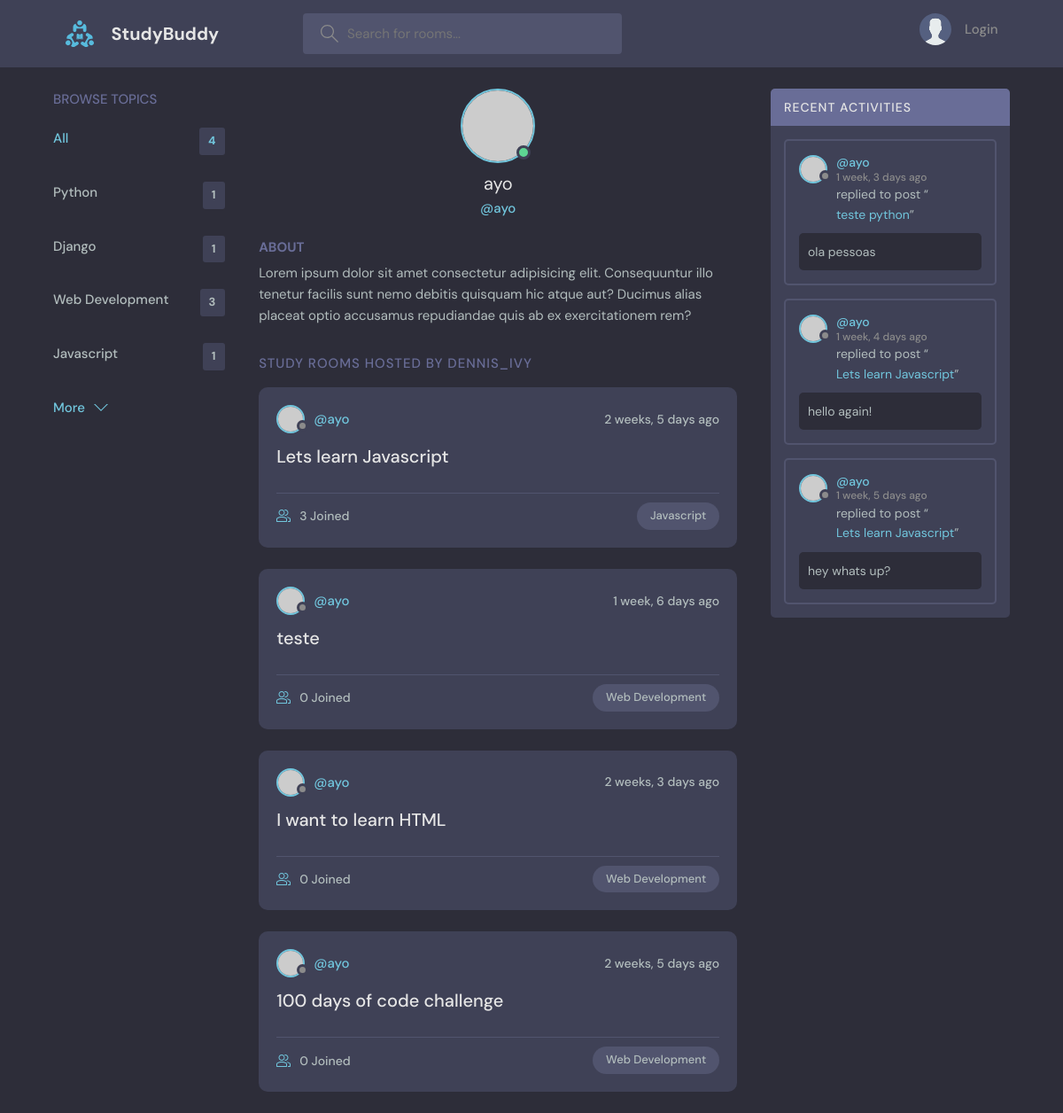
The app's page /profile/1/, older data.
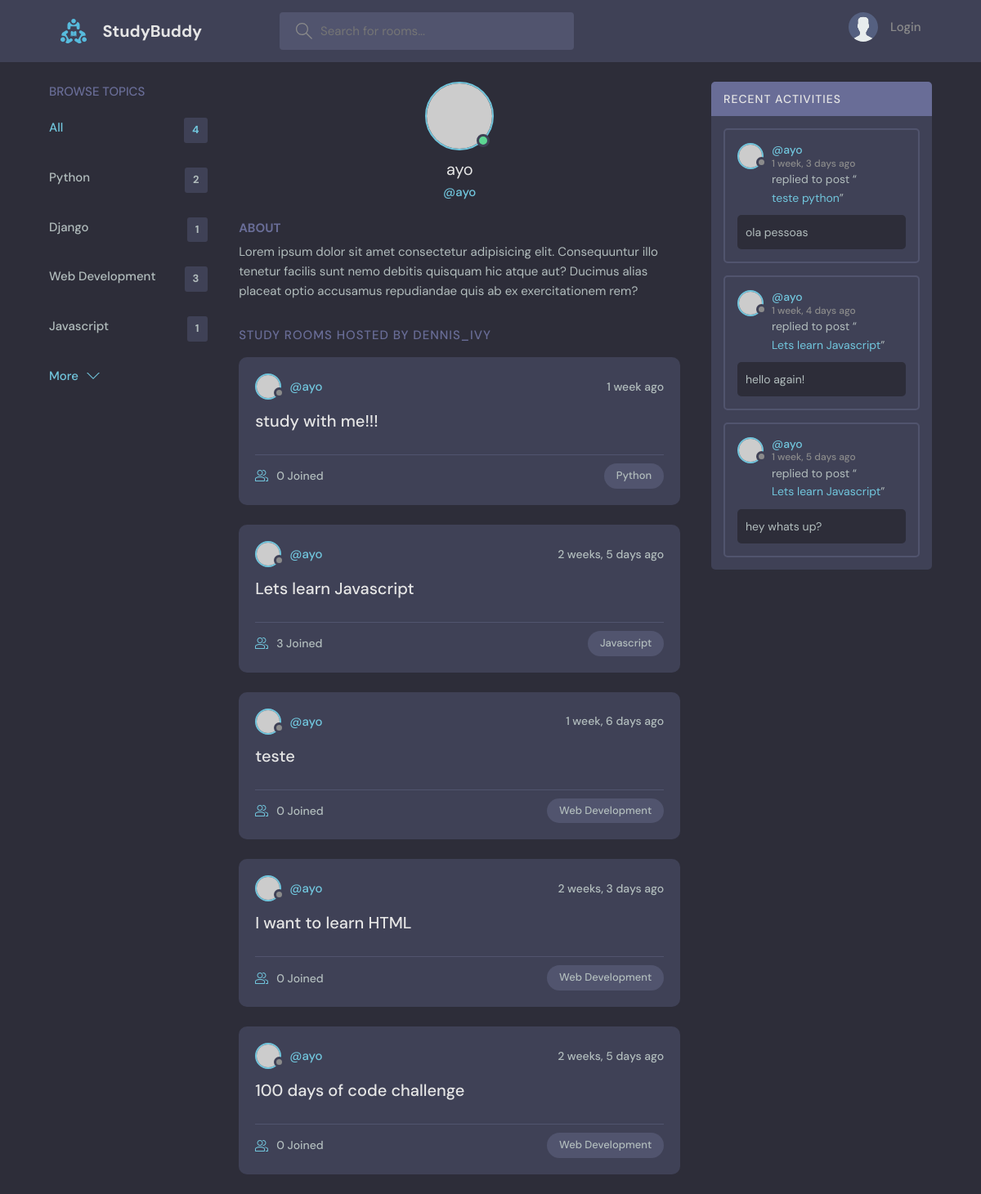
The same page, newer data.
### base/models.py (models this page shows, shortened)
class Topic(models.Model):
    name = models.CharField(max_length=200)

class Room(models.Model):
    host = models.ForeignKey(User, on_delete=models.SET_NULL, null=True)
    topic = models.ForeignKey(Topic, on_delete=models.SET_NULL, null=True)
    name = models.CharField(max_length=200)
    description = models.TextField(null=True, blank=True)
    participants = models.ManyToManyField(User, related_name='participants', blank=True)
    update = models.DateTimeField(auto_now=True)
    created = models.DateTimeField(auto_now_add=True)
    class Meta:
        ordering = ['-update', '-created']
    def __str__(self):
        return self.name

class Message(models.Model):
    user = models.ForeignKey(User,on_delete=models.CASCADE)
    room = models.ForeignKey(Room, on_delete=models.CASCADE)
    body = models.TextField()
    update = models.DateTimeField(auto_now=True)
    created = models.DateTimeField(auto_now_add=True)
    class Meta:
        ordering = ['-update', '-created']

### base/views.py (the view)
# urls.py: path('profile/<str:pk>/', views.userProfile, name="user-profile"),
def userProfile(request, pk):
    user = User.objects.get(id=pk)
    rooms = user.room_set.all()
    room_messages = user.message_set.all()
    topics = Topic.objects.all()
    context = {'user': user, 'rooms': rooms,
               'room_messages': room_messages,
               'topics': topics}
    return render(request, 'base/profile.html', context)

### base/templates/base/profile.html (shortened to what this page needs)
{% extends "main.html" %} {% block content %}
<main class="profile-page layout layout--3">
  <div class="container">
    {% include 'base/topics_component.html' %}
    <div class="roomList">
      <div class="profile">
        <div class="profile__avatar">
          <div class="avatar avatar--large active">
            <img src="https://randomuser.me/api/portraits/men/11.jpg" />
          </div>
        </div>
        <div class="profile__info">
          <h3>{{user.username}}</h3>
          <p>@{{user.username}}</p>
        </div>
        <div class="profile__about">
          <h3>About</h3>
          <p>
            Lorem ipsum dolor sit amet consectetur adipisicing elit. Consequuntur illo tenetur
            facilis sunt nemo debitis quisquam hic atque aut? Ducimus alias placeat optio
            accusamus repudiandae quis ab ex exercitationem rem?
          </p>
        </div>
      </div>
      <div class="roomList__header">
        <div>
          <h2>Study Rooms Hosted by dennis_ivy</a>
          </h2>
        </div>
      </div>
      {% include 'base/feed_component.html' %}
    </div>
    {% include 'base/activity_component.html' %}
  </div>
</main>
{% endblock content %}

### base/templates/base/topics_component.html
<div class="topics">
  <div class="topics__header">
    <h2>Browse Topics</h2>
  </div>
  <ul class="topics__list">
    <li>
      <a href="{% url 'home' %}" class="active">All <span>{{topics.count}}</span></a>
    </li>
    {% for topic in topics %}
    <li>
      <a href="{% url 'home' %}?q={{topic.name}}">{{topic.name}}
        <span>{{topic.room_set.all.count}}</span></a>
    </li>
    {% endfor %}
  </ul>
  <a class="btn btn--link" href="{% url 'topics' %}">
    More
    <svg version="1.1" xmlns="http://www.w3.org/2000/svg" width="32" height="32"
         viewBox="0 0 32 32">
      <title>chevron-down</title>
      <path d="M16 21l-13-13h-3l16 16 16-16h-3l-13 13z"></path>
    </svg>
  </a>
</div>

### base/templates/base/feed_component.html (shortened to what this page needs)
{% for room in rooms %}
<div class="roomListRoom">
  <div class="roomListRoom__header">
    <a
      href="{% url 'user-profile' room.host.id %}"
      class="roomListRoom__author"
    >
      <div class="avatar avatar--small">
        <img src="https://randomuser.me/api/portraits/women/11.jpg" />
      </div>
      <span>@{{room.host.username}}</span>
    </a>
    <div class="roomListRoom__actions">
      <span>{{room.created|timesince}} ago</span>
    </div>
  </div>
  <div class="roomListRoom__content">
    <a href="{% url 'room' room.id %}">{{room.name}}</a>
  </div>
  <div class="roomListRoom__meta">
    <a href="{% url 'room' room.id %}" class="roomListRoom__joined">
      {{room.participants.all.count}} Joined
    </a>
    <p class="roomListRoom__topic">{{room.topic.name}}</p>
  </div>
</div>
{% endfor %}

### base/templates/base/activity_component.html (shortened to what this page needs)
<div class="activities">
  <div class="activities__header">
    <h2>Recent Activities</h2>
  </div>
  {% for message in room_messages %}
  <div class="activities__box">
    <div class="activities__boxHeader roomListRoom__header">
      <a
        href="{% url 'user-profile' message.user.id %}"
        class="roomListRoom__author"
      >
        <div class="avatar avatar--small">
          <img src="https://randomuser.me/api/portraits/women/11.jpg" />
        </div>
        <p>
          @{{message.user}}
          <span>{{message.created|timesince}} ago</span>
        </p>
      </a>
    </div>
    <div class="activities__boxContent">
      <p>
        replied to post “<a href="{% url 'room' message.room.id %}"
          >{{message.room}}</a
        >”
      </p>
      <div class="activities__boxRoomContent">{{message.body}}</div>
    </div>
  </div>
  {% endfor %}
</div>

Row changes from the older to the newer data that the page shows:
computed for Topic "Python": room_set.all.count "1" → "2"
added Room: host.username "ayo", created "1 week", name "study with me!!!", participants.all.count "0", topic.name "Python"
